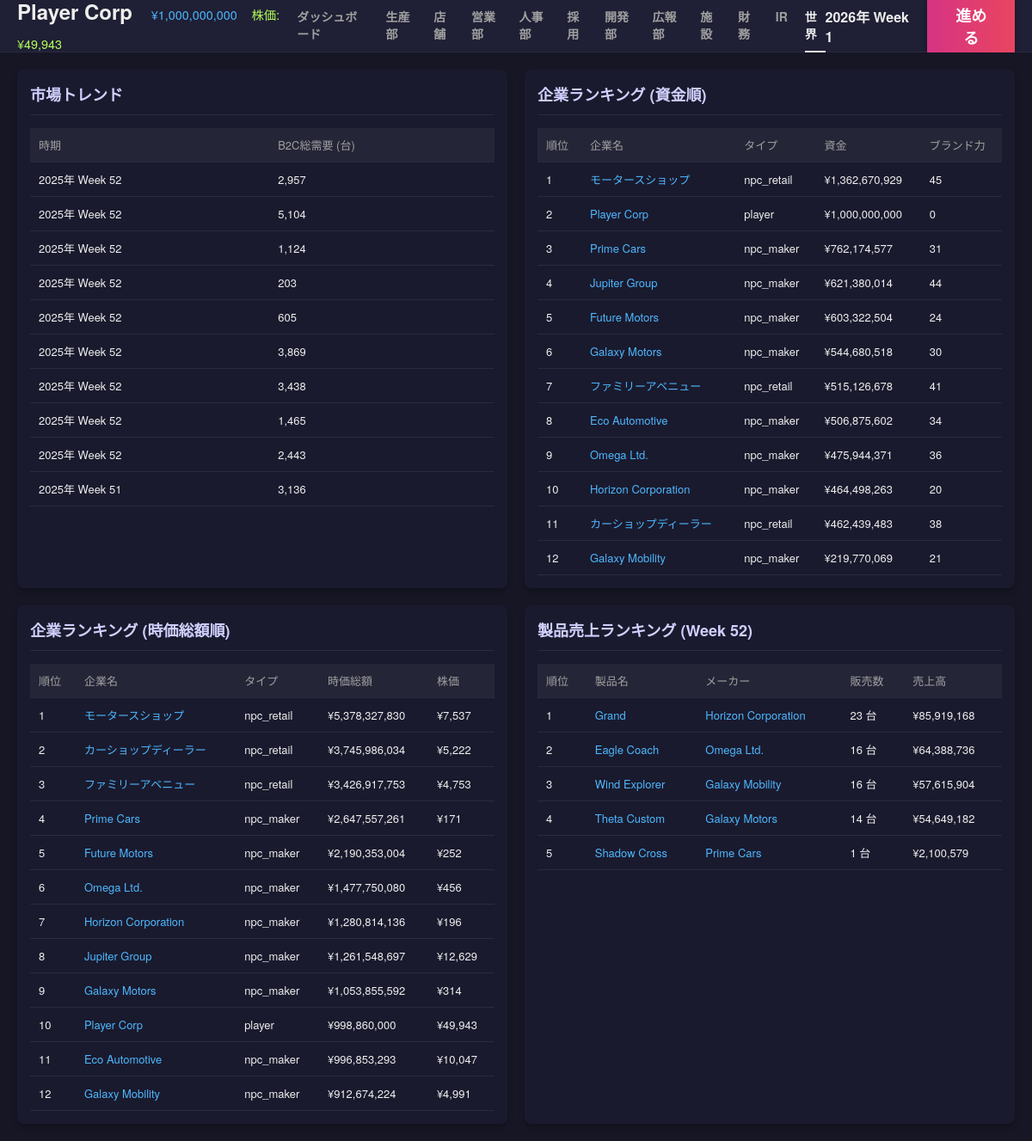
/world, run on the app's committed database.
### tables this page shows
CREATE TABLE companies (
            id INTEGER PRIMARY KEY AUTOINCREMENT,
            name TEXT,
            type TEXT, -- 'player', 'npc_maker', 'npc_retail', 'system_supplier'
            funds INTEGER,
            brand_power REAL DEFAULT 0,
            industry TEXT DEFAULT 'automotive',
            credit_rating INTEGER DEFAULT 50,
            dev_knowhow REAL DEFAULT 0,
            borrowing_limit INTEGER DEFAULT 0,
            is_active BOOLEAN DEFAULT 1,
            -- Supplier Traits
            trait_material_score REAL DEFAULT 3.0,
            trait_cost_multiplier REAL DEFAULT 1.0,
            part_category TEXT, -- 'engine', 'body', etc. for system_supplier
            
            -- Stock info
            listing_status TEXT DEFAULT 'private', -- 'private', 'public'
            stock_price INTEGER DEFAULT 50000,
            outstanding_shares INTEGER DEFAULT 20000,
            market_cap INTEGER DEFAULT 1000000000
        );

CREATE TABLE market_trends (
            week INTEGER,
            category_key TEXT,
            b2c_demand INTEGER DEFAULT 0,
            PRIMARY KEY (week, category_key)
        );

CREATE TABLE product_designs (
            id INTEGER PRIMARY KEY AUTOINCREMENT,
            company_id INTEGER,
            division_id INTEGER,
            category_key TEXT, -- 'sedan', 'washing_machine' etc.
            name TEXT,
            material_score REAL,
            concept_score REAL,
            production_efficiency REAL,
            base_price INTEGER,
            sales_price INTEGER,
            status TEXT, -- 'developing', 'completed', 'obsolete'
            strategy TEXT, -- 開発方針
            developed_week INTEGER,
            parts_config TEXT, -- JSON: {part_key: {supplier_id, score, cost}}
            awareness REAL DEFAULT 0,
            FOREIGN KEY(company_id) REFERENCES companies(id),
            FOREIGN KEY(division_id) REFERENCES divisions(id)
        );

### app.py (the view)
@app.route('/world')
def world():
    current_week = sim.get_current_week()
    target_week = max(1, current_week - 1)
    trends = db.fetch_all("SELECT * FROM market_trends ORDER BY week DESC LIMIT 10")
    ranking = db.fetch_all("SELECT * FROM companies WHERE type != 'system_supplier' AND is_active = 1 ORDER BY funds DESC")
    market_cap_ranking = db.fetch_all("SELECT * FROM companies WHERE type != 'system_supplier' AND is_active = 1 ORDER BY market_cap DESC")
    product_ranking = db.fetch_all("""
        SELECT
            d.name as product_name,
            d.id as design_id,
            c.name as maker_name,
            c.id as maker_id,
            SUM(t.quantity) as total_quantity,
            SUM(t.amount) as total_sales
        FROM transactions t
        JOIN product_designs d ON t.design_id = d.id
        JOIN companies c ON d.company_id = c.id
        WHERE t.type = 'b2c' AND t.week = ?
        GROUP BY t.design_id
        ORDER BY total_sales DESC
        LIMIT 10
    """, (target_week,))
    return render_template('world.html', trends=trends, ranking=ranking, market_cap_ranking=market_cap_ranking, product_ranking=product_ranking, target_week=target_week)

### app.py (called while the page is built)
def get_player_company():
    res = db.fetch_one("SELECT * FROM companies WHERE type = 'player' LIMIT 1")
    return res

@app.context_processor
def inject_common_data():
    player = get_player_company()
    game_state = db.fetch_one("SELECT * FROM game_state")
    current_week = game_state['week'] if game_state else 0
    year = 2025 + (current_week - 1) // 52
    week_of_year = (current_week - 1) % 52 + 1
    date_str = f"{year}年 Week {week_of_year}"
    player_divisions = []
    if player:
        player_divisions = db.fetch_all("SELECT * FROM divisions WHERE company_id = ?", (player['id'],))
    header_caps = None
    if player:
        header_caps = sim.calculate_capabilities(player['id'])
    return dict(
        player=player,
        current_week=current_week,
        date_str=date_str,
        active_page=request.endpoint,
        header_caps=header_caps,
        npc_scale=gb.NPC_SCALE_FACTOR,
        player_divisions=player_divisions
    )

@app.template_filter('format_week')
def format_week_filter(week):
    if week is None: return "-"
    try:
        week = int(week)
    except:
        return week
    year = 2025 + (week - 1) // 52
    week_of_year = (week - 1) % 52 + 1
    return f"{year}年 Week {week_of_year}"

### database.py (called while the page is built)
    def get_connection(self):
        if hasattr(self._local, 'connection') and self._local.connection:
            return self._local.connection, False  # (conn, should_close)
        conn = sqlite3.connect(self.db_path)
        conn.row_factory = sqlite3.Row
        return conn, True

    def _execute(self, query, params, fetch_mode=None):
        conn, should_close = self.get_connection()
        try:
            cursor = conn.cursor()
            cursor.execute(query, params)
            if fetch_mode == 'one':
                return cursor.fetchone()
            elif fetch_mode == 'all':
                return cursor.fetchall()
            else:
                if should_close:
                    conn.commit()
                return cursor.lastrowid
        except:
            if should_close:
                conn.rollback()
            raise
        finally:
            if should_close:
                conn.close()

    def fetch_one(self, query, params=()):
        return self._execute(query, params, fetch_mode='one')

    def fetch_all(self, query, params=()):
        return self._execute(query, params, fetch_mode='all')

### templates/world.html
{% extends "base.html" %}
{% block content %}
<div class="dashboard-grid">
    <div class="card card-large">
        <div class="card-header">
            <h2>市場トレンド</h2>
        </div>
        <div class="card-body">
            <table class="data-table">
                <thead>
                    <tr>
                        <th>時期</th>
                        <th>B2C総需要 (台)</th>
                    </tr>
                </thead>
                <tbody>
                    {% for t in trends %}
                    <tr>
                        <td>{{ t.week | format_week }}</td>
                        <td>{{ "{:,}".format(t.b2c_demand) }}</td>
                    </tr>
                    {% endfor %}
                </tbody>
            </table>
        </div>
    </div>
    <div class="card card-large">
        <div class="card-header">
            <h2>企業ランキング (資金順)</h2>
        </div>
        <div class="card-body">
            <table class="data-table">
                <thead>
                    <tr>
                        <th>順位</th>
                        <th>企業名</th>
                        <th>タイプ</th>
                        <th>資金</th>
                        <th>ブランド力</th>
                    </tr>
                </thead>
                <tbody>
                    {% for comp in ranking %}
                    <tr>
                        <td>{{ loop.index }}</td>
                        <td><a href="{{ url_for('company_detail', company_id=comp.id) }}" style="color: #4db8ff;">{{ comp.name }}</a></td>
                        <td>{{ comp.type }}</td>
                        <td>¥{{ "{:,}".format(comp.funds|int) }}</td>
                        <td>{{ comp.brand_power|int }}</td>
                    </tr>
                    {% endfor %}
                </tbody>
            </table>
        </div>
    </div>
    <div class="card card-large">
        <div class="card-header">
            <h2>企業ランキング (時価総額順)</h2>
        </div>
        <div class="card-body">
            <table class="data-table">
                <thead>
                    <tr>
                        <th>順位</th>
                        <th>企業名</th>
                        <th>タイプ</th>
                        <th>時価総額</th>
                        <th>株価</th>
                    </tr>
                </thead>
                <tbody>
                    {% for comp in market_cap_ranking %}
                    <tr>
                        <td>{{ loop.index }}</td>
                        <td><a href="{{ url_for('company_detail', company_id=comp.id) }}" style="color: #4db8ff;">{{ comp.name }}</a></td>
                        <td>{{ comp.type }}</td>
                        <td>¥{{ "{:,}".format(comp.market_cap) }}</td>
                        <td>¥{{ "{:,}".format(comp.stock_price) }}</td>
                    </tr>
                    {% endfor %}
                </tbody>
            </table>
        </div>
    </div>
    <div class="card card-large">
        <div class="card-header">
            <h2>製品売上ランキング (Week {{ target_week }})</h2>
        </div>
        <div class="card-body">
            <table class="data-table">
                <thead>
                    <tr>
                        <th>順位</th>
                        <th>製品名</th>
                        <th>メーカー</th>
                        <th>販売数</th>
                        <th>売上高</th>
                    </tr>
                </thead>
                <tbody>
                    {% for item in product_ranking %}
                    <tr>
                        <td>{{ loop.index }}</td>
                        <td><a href="{{ url_for('product_detail', design_id=item.design_id) }}" style="color: #4db8ff;">{{ item.product_name }}</a></td>
                        <td><a href="{{ url_for('company_detail', company_id=item.maker_id) }}" style="color: #4db8ff;">{{ item.maker_name }}</a></td>
                        <td>{{ "{:,}".format(item.total_quantity) }} 台</td>
                        <td>¥{{ "{:,}".format(item.total_sales) }}</td>
                    </tr>
                    {% else %}
                    <tr><td colspan="5">データがありません。</td></tr>
                    {% endfor %}
                </tbody>
            </table>
        </div>
    </div>
</div>
{% endblock %}

### templates/base.html (shortened to what this page needs)
<!DOCTYPE html>
<html lang="ja">
<head>
    <link rel="stylesheet" href="{{ url_for('static', filename='css/style.css') }}">
</head>
<body>
    <div class="app-container">
        <header class="top-bar">
            <div class="logo-area tooltip-container">
                <h1>
                    {% if player %}
                    <span style="font-size: 0.6em; color: #4db8ff; margin-left: 15px; font-weight: normal;">¥{{ "{:,}".format(player.funds|int) }}</span>
                    {% if player.stock_price %}
                    <span style="font-size: 0.6em; color: #b2ff59; margin-left: 10px; font-weight: normal;">株価: ¥{{ "{:,}".format(player.stock_price) }}</span>
                    {% endif %}
                    {% endif %}
                </h1>
            </div>
            <nav class="top-nav">
                <a href="{{ url_for('dashboard') }}" class="{{ 'active' if active_page == 'dashboard' else '' }}">ダッシュボード</a>
                <a href="{{ url_for('production') }}" class="{{ 'active' if active_page == 'production' else '' }}">生産部</a>
                <a href="{{ url_for('store') }}" class="{{ 'active' if active_page == 'store' else '' }}">店舗</a>
                <a href="{{ url_for('sales') }}" class="{{ 'active' if active_page == 'sales' else '' }}">営業部</a>
                <a href="{{ url_for('hr') }}" class="{{ 'active' if active_page == 'hr' else '' }}">人事部</a>
                <a href="{{ url_for('hire_page') }}" class="{{ 'active' if active_page == 'hire_page' else '' }}">採用</a>
                <a href="{{ url_for('dev') }}" class="{{ 'active' if active_page == 'dev' else '' }}">開発部</a>
                <a href="{{ url_for('pr') }}" class="{{ 'active' if active_page == 'pr' else '' }}">広報部</a>
                <a href="{{ url_for('facility') }}" class="{{ 'active' if active_page == 'facility' else '' }}">施設</a>
                <a href="{{ url_for('finance') }}" class="{{ 'active' if active_page == 'finance' else '' }}">財務</a>
                <a href="{{ url_for('ir') }}" class="{{ 'active' if active_page == 'ir' else '' }}">IR</a>
                <a href="{{ url_for('world') }}" class="{{ 'active' if active_page == 'world' else '' }}">世界</a>
            </nav>
            <div class="action-area">
                <div class="date-display">{{ date_str }}</div>
                <form action="{{ url_for('next_week') }}" method="post">
                    <button type="submit" class="btn-next-week">進める</button>
                </form>
            </div>
        </header>
        <main class="main-content">
            {% block content %}{% endblock %}
        </main>
    </div>
</body>
</html>

### static/css/style.css (style rules this page uses)
:root { --bg-dark: #161625; --bg-panel: #1a1a2e; --bg-header: #1f1f35; --accent-pink: #e94560; --accent-blue: #0f3460; --text-main: #eeeeee; --text-muted: #a0a0a0; --border-color: #2a2a40; --font-family: "Helvetica Neue", Arial, "Hiragino Kaku Gothic ProN", "Hiragino Sans", Meiryo, sans-serif; }
body { margin: 0; padding: 0; background-color: var(--bg-dark); color: var(--text-main); font-family: var(--font-family); font-size: 14px; overflow: hidden; }
a { text-decoration: none; color: inherit; }
.app-container { display: flex; flex-direction: column; height: 100vh; }
.top-bar { height: 60px; background-color: var(--bg-header); display: flex; align-items: center; padding: 0 20px; border-bottom: 1px solid var(--border-color); justify-content: space-between; }
.logo-area h1 { font-size: 24px; font-weight: bold; margin: 0; }
.top-nav { display: flex; gap: 20px; }
.top-nav a { color: var(--text-muted); font-weight: bold; padding: 10px 0; border-bottom: 3px solid transparent; transition: all 0.2s; }
.top-nav a:hover, .top-nav a.active { color: var(--text-main); border-bottom-color: var(--text-main); }
.action-area { display: flex; align-items: center; gap: 20px; }
.date-display { font-size: 16px; font-weight: bold; }
.btn-next-week { background: linear-gradient(90deg, #d63384, #e94560); color: white; border: none; padding: 10px 30px; border-radius: 5px; font-size: 18px; font-weight: bold; cursor: pointer; box-shadow: 0 4px 6px rgba(0,0,0,0.3); transition: transform 0.1s; }
.main-content { flex: 1; padding: 20px; overflow-y: auto; background-color: var(--bg-dark); }
.dashboard-grid { display: grid; grid-template-columns: repeat(4, 1fr); gap: 20px; }
.card { background-color: var(--bg-panel); border-radius: 8px; padding: 15px; box-shadow: 0 4px 6px rgba(0,0,0,0.2); display: flex; flex-direction: column; }
.card-large { grid-column: span 2; }
.card-header h2 { font-size: 18px; color: #d0d0ff; margin-top: 0; margin-bottom: 15px; border-bottom: 1px solid var(--border-color); padding-bottom: 10px; }
.card-body { flex: 1; display: flex; flex-direction: column; gap: 10px; }
.data-table { width: 100%; border-collapse: collapse; font-size: 13px; }
.data-table th, .data-table td { padding: 10px; text-align: left; border-bottom: 1px solid var(--border-color); }
.data-table th { background-color: #252538; color: var(--text-muted); font-weight: normal; position: relative; }
.tooltip-container { position: relative; cursor: help; }

### data on the page
companies: funds "1,000,000,000", stock_price "49,943", name "Player Corp", type "player", brand_power "0", market_cap "998,860,000"
market_trends: week "2025年 Week 52", b2c_demand "2,957"
market_trends: week "2025年 Week 52", b2c_demand "5,104"
market_trends: week "2025年 Week 52", b2c_demand "1,124"
market_trends: week "2025年 Week 52", b2c_demand "203"
market_trends: week "2025年 Week 52", b2c_demand "605"
market_trends: week "2025年 Week 52", b2c_demand "3,869"
market_trends: week "2025年 Week 52", b2c_demand "3,438"
market_trends: week "2025年 Week 52", b2c_demand "1,465"
market_trends: week "2025年 Week 52", b2c_demand "2,443"
market_trends: week "2025年 Week 51", b2c_demand "3,136"
companies: name "モータースショップ", type "npc_retail", funds "1,362,670,929", brand_power "45", market_cap "5,378,327,830", stock_price "7,537"
companies: name "Prime Cars", type "npc_maker", funds "762,174,577", brand_power "31", market_cap "2,647,557,261", stock_price "171"
companies: name "Jupiter Group", type "npc_maker", funds "621,380,014", brand_power "44", market_cap "1,261,548,697", stock_price "12,629"
companies: name "Future Motors", type "npc_maker", funds "603,322,504", brand_power "24", market_cap "2,190,353,004", stock_price "252"
companies: name "Galaxy Motors", type "npc_maker", funds "544,680,518", brand_power "30", market_cap "1,053,855,592", stock_price "314"
companies: name "ファミリーアベニュー", type "npc_retail", funds "515,126,678", brand_power "41", market_cap "3,426,917,753", stock_price "4,753"
companies: name "Eco Automotive", type "npc_maker", funds "506,875,602", brand_power "34", market_cap "996,853,293", stock_price "10,047"
companies: name "Omega Ltd.", type "npc_maker", funds "475,944,371", brand_power "36", market_cap "1,477,750,080", stock_price "456"
companies: name "Horizon Corporation", type "npc_maker", funds "464,498,263", brand_power "20", market_cap "1,280,814,136", stock_price "196"
companies: name "カーショップディーラー", type "npc_retail", funds "462,439,483", brand_power "38", market_cap "3,745,986,034", stock_price "5,222"
companies: name "Galaxy Mobility", type "npc_maker", funds "219,770,069", brand_power "21", market_cap "912,674,224", stock_price "4,991"
product_designs: product_name "Grand", maker_name "Horizon Corporation", total_quantity "23", total_sales "85,919,168"
product_designs: product_name "Eagle Coach", maker_name "Omega Ltd.", total_quantity "16", total_sales "64,388,736"
product_designs: product_name "Wind Explorer", maker_name "Galaxy Mobility", total_quantity "16", total_sales "57,615,904"
product_designs: product_name "Theta Custom", maker_name "Galaxy Motors", total_quantity "14", total_sales "54,649,182"
product_designs: product_name "Shadow Cross", maker_name "Prime Cars", total_quantity "1", total_sales "2,100,579"

### other printed values
{{ date_str }} "2026年 Week 1"
{{ target_week }} "52"
